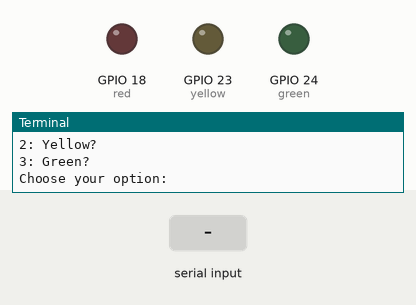
Simulated run of this program. Board: Raspberry Pi (BCM pin numbers). Parts: output pins drawn as LEDs (lit = HIGH), the last lines printed to the terminal. The inputs (shaded band) are chosen by the test bench. At 8.8 s the program stops and its outputs stay as they are.

Above: at 1.2 s.
1.3 s: "1" typed at the terminal, then Enter
2.8 s: "2" typed at the terminal, then Enter
At 3.6 s:
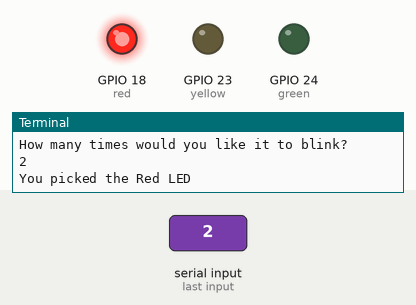
Timing chart, 0 to 8.3 s (numbered marks = the images above; inputs shaded):
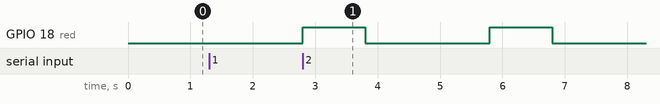

The program:

4-user-input.py
```python
# CamJam Edukit 1 - Basics
# Worksheet 4 - User Input

# Import Libraries
import os                # Allows you to interact with the operating system
import time              # A collection of time related commands
from gpiozero import LED # The LED functions from GPIO Zero

# Set pins 18, 23 and 24 to be LEDs
red = LED(18)
yellow = LED(23)
green = LED(24)

os.system('clear') # Clears the terminal window

# Ask the user which colour LED to blink
print("Which LED would you like to blink?")
print("1: Red?")
print("2: Yellow?")
print("3: Green?")
chosenLED = input("Choose your option: ")
# Ensure that the chosenLED variable is a whole number (integer)
chosenLED = int(chosenLED)

# Ask the user how many times they want the LED to blink
count = input("How many times would you like it to blink?")
# Ensure that the count variable is a whole number (integer)
count = int(count)

# Sets the variable 'LEDChoice' to be the LED choice
if chosenLED == 1:
    print("You picked the Red LED")
    LEDChoice = red
elif chosenLED == 2:
    print("You picked the Yellow LED")
    LEDChoice = yellow
elif chosenLED == 3:
    print("You picked the Green LED")
    LEDChoice = green

# If we have chosen a valid choice, flash the LED
if chosenLED > 0:
    # While the count variable is greater than zero
    while count > 0:
        LEDChoice.on()    # Turn the chosen LED on
        time.sleep(1)     # Sleep for 1 second
        LEDChoice.off()   # Turn the chosen LED off
        time.sleep(2)     # Sleep for 2 seconds
        count = count - 1 # Decrease the count by one
```

Measured:
- after the input at 2.8 s, GPIO 18 (red): alternates HIGH for 1.0 s and LOW for 2.0 s, 4 changes in all, then stays LOW, starting at once
